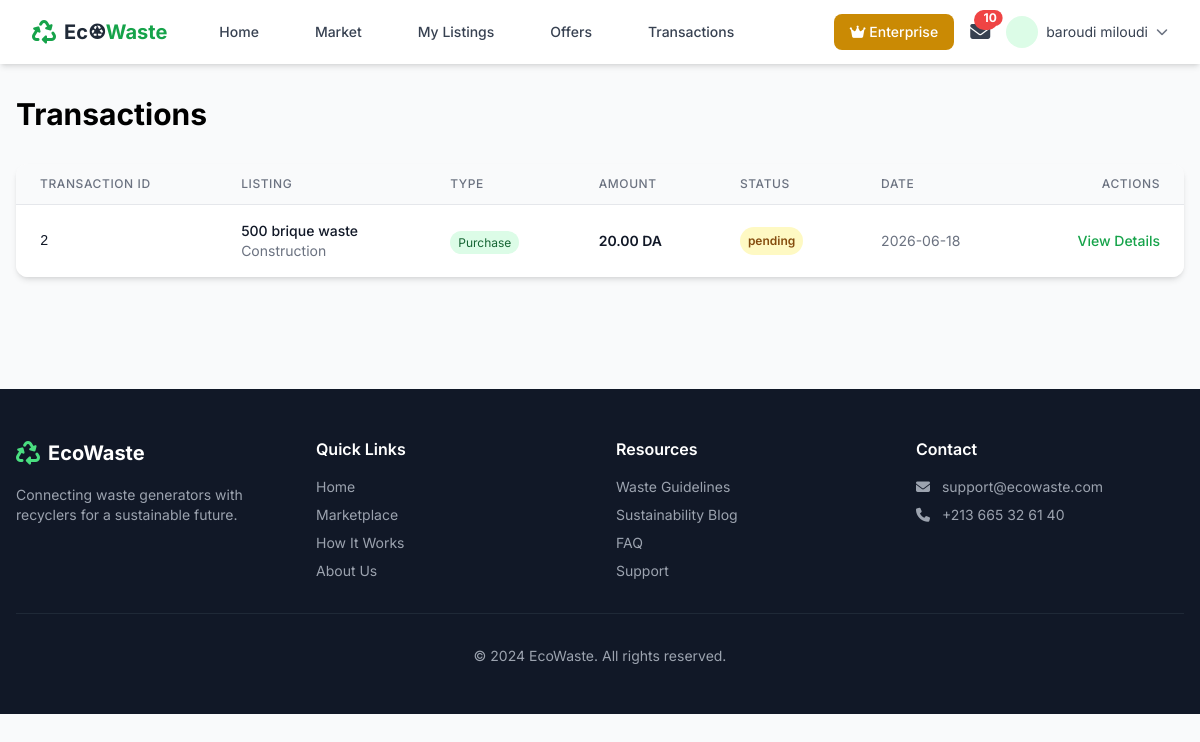
The app's page /transactions/ (signed in), older data.
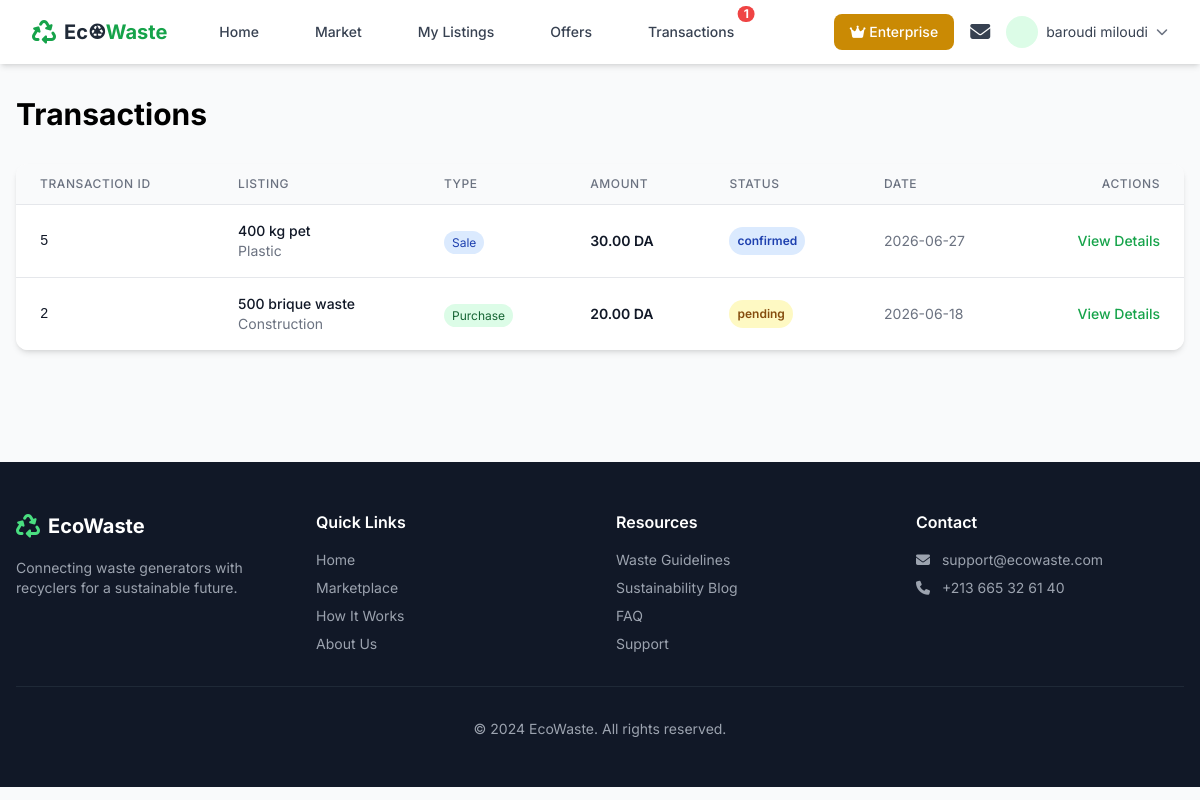
The same page, newer data.
### app/transactions/models.py (models this page shows, shortened)
class Transaction(db.Model):
    id=db.Column(db.Integer(),primary_key=True)
    offer_id = db.Column(db.Integer(),db.ForeignKey('offer.id'))
    item_id = db.Column(db.Integer(),db.ForeignKey('item.id'))
    buyer_company_id = db.Column(db.Integer(),db.ForeignKey('company.id'))
    seller_company_id = db.Column(db.Integer(),db.ForeignKey('company.id'))
    seller_manager_id = db.Column(db.Integer, db.ForeignKey('user.id'))
    buyer_manager_id = db.Column(db.Integer, db.ForeignKey('user.id'))
    price = db.Column(db.Numeric(10, 2), nullable=False)
    quantity = db.Column(db.Numeric(10, 2))
    unit = db.Column(db.String(20), default='kg')
    payment_status = db.Column(db.String(20), default='pending')  # pending, paid, refunded, failed
    dilivery_status = db.Column(db.String(length=30),nullable=False,default="pending")
    invoice_number = db.Column(db.String(100), unique=True)
    invoice_url = db.Column(db.String(255))
    pickup_scheduled_at = db.Column(db.DateTime)
    pickup_completed_at = db.Column(db.DateTime)
    pickup_notes = db.Column(db.Text)
    delivery_scheduled_at = db.Column(db.DateTime)
    delivery_completed_at = db.Column(db.DateTime)
    delivery_notes = db.Column(db.Text)
    status = db.Column(db.String(20), default='pending', index=True)  # payment_pending,pending, confirmed, in_transit, completed, cancelled, dispute
    total_amount=db.Column(db.Numeric(10, 2),nullable=False)
    commission_rate=db.Column(db.Numeric(10, 2),nullable=False,default='0.07')
    commission_amount=db.Column(db.Numeric(10, 2),nullable=False)
    seller_net_amount=db.Column(db.Numeric(10, 2),nullable=False)
    waste_manifest_number = db.Column(db.String(100))
    waste_manifest_url = db.Column(db.String(255))
    weight_certificate_url = db.Column(db.String(255))
    coa_url = db.Column(db.String(255))  # Certificate of Analysis
    confirmed_at = db.Column(db.DateTime)
    completed_at = db.Column(db.DateTime)
    cancelled_at = db.Column(db.DateTime)
    cancelled_reason = db.Column(db.Text)
    is_disputed = db.Column(db.Boolean, default=False)
    dispute_reason = db.Column(db.Text)
    dispute_raised_by = db.Column(db.Integer, db.ForeignKey('user.id'))
    dispute_raised_at = db.Column(db.DateTime)
    dispute_resolved_at = db.Column(db.DateTime)
    delivery_confirmed = db.Column(db.Boolean, default=False)
    delivery_confirmed_at = db.Column(db.DateTime)
    delivery_confirmed_by = db.Column(db.Integer, db.ForeignKey('user.id'))
    quality_accepted = db.Column(db.Boolean, default=False)
    quality_accepted_at = db.Column(db.DateTime)
    quality_notes = db.Column(db.Text)
    rejection_reason = db.Column(db.Text)
    payment_confirmed = db.Column(db.Boolean, default=False)
    payment_confirmed_at = db.Column(db.DateTime)
    payment_confirmed_by = db.Column(db.Integer, db.ForeignKey('user.id'))
    created_at = db.Column(db.DateTime(timezone=True), server_default=db.func.now())
    updated_at = db.Column(db.DateTime(timezone=True), default=db.func.now(), onupdate=db.func.now())
    review = db.relationship("Review", back_populates="owned_review",lazy=True)
    listing = db.relationship("Item", back_populates="transactions",lazy=True)
    buyer_company = db.relationship('Company', back_populates='buy_transactions',foreign_keys=[buyer_company_id],lazy=True)
    seller_company = db.relationship('Company', back_populates='sell_transactions',foreign_keys=[seller_company_id],lazy=True)
    seller_manager = db.relationship('User', foreign_keys=[seller_manager_id],
                                    back_populates='transactions_as_seller_manager')
    buyer_manager = db.relationship('User', foreign_keys=[buyer_manager_id],
                                    back_populates='transactions_as_buyer_manager')
    offer = db.relationship("Offer", back_populates="transaction")
    review = db.relationship('Review', back_populates='transaction')

### app/listings/models.py (models this page shows, shortened)
class Item(db.Model):
    id=db.Column(db.Integer(),primary_key=True)
    company_id= db.Column(db.Integer(),db.ForeignKey('company.id'))
    category_id= db.Column(db.Integer(),db.ForeignKey('category.id'))
    user_id=db.Column(db.Integer(),db.ForeignKey('user.id'))
    name=db.Column(db.String(length=30),nullable=False)
    description=db.Column(db.String(length=1024))
    unit= db.Column(db.String(length=30),nullable=False)
    quantity= db.Column(db.Numeric(10,2),nullable=False)
    available_quantity=db.Column(db.Numeric(10,2),default=0)  # Will be overridden by __init__
    sold_quantity = db.Column(db.Numeric(10, 2), default=0)     # From accepted offers
    price=db.Column(db.Numeric(10,2))
    price_negotiable = db.Column(db.Boolean, default=True)
    minimum_order = db.Column(db.Numeric(10, 2), default=0)
    views=db.Column(db.Integer(),default=0)
    pickup_address=db.Column(db.String(length=30))
    pickup_city=db.Column(db.String(length=30))
    pickup_country=db.Column(db.String(length=30))
    sell_type=db.Column(db.String(length=30))
    status=db.Column(db.String(length=30),default="draft") #active/closed/sold/published/pending
    expires_at= db.Column(db.DateTime())
    created_at = db.Column(db.DateTime(timezone=True), server_default=db.func.now())
    is_featured = db.Column(db.Boolean, default=False)  # Featured listing (paid extra)
    featured_expires_at = db.Column(db.DateTime)  # When featured expires
    boost_score = db.Column(db.Integer, default=0)  # For search ranking
    images=db.relationship('Image',backref='owned_item',lazy=True)
    owned_user = db.relationship("User", back_populates="items")
    owned_company = db.relationship("Company", back_populates="items")
    owned_category=db.relationship("Category",back_populates="items")
    offers = db.relationship('Offer', back_populates='item',lazy=True)
    transactions = db.relationship('Transaction', back_populates='listing',lazy=True)
    images = db.relationship('Image', back_populates='owned_image',lazy=True)
    qualities = db.relationship('Item_quality_values', back_populates='owned_item',lazy=True)
    reviews = db.relationship('Review', back_populates='item')
    def __init__(self, **kwargs):
        total = kwargs.get('quantity', 0)
        if 'available_quantity' not in kwargs:
            kwargs['available_quantity'] = total
        super().__init__(**kwargs)
        if not self.expires_at:
            days = current_app.config.get('LISTING_EXPIRY_DAYS', 30)
            self.expires_at = datetime.utcnow() + timedelta(days=days)

class Category(db.Model):
    id=db.Column(db.Integer(),primary_key=True)
    name=db.Column(db.String(length=30),nullable=False)
    Description=db.Column(db.String(length=300),nullable=False)
    default_image_url = db.Column(db.String(255))
    items=db.relationship("Item", back_populates="owned_category",lazy=True)
    qualities = db.relationship('Quality_attributes', back_populates='owned_quality',lazy=True)

### app/transactions/routes.py (the view)
@bp.route("/")
def index():
    NotificationService.mark_as_read_by_type(current_user.id,"transaction")
    transactions=Transaction.query.filter(or_(Transaction.seller_company_id==current_user.id ,Transaction.buyer_company_id==current_user.company_id)).order_by(desc(Transaction.created_at)).all()
    return render_template('transactions_index.html',transactions=transactions)

### app/auth/models.py (called while the page is built)
@login_manager.user_loader
def load_user(user_id):
    return User.query.get(int(user_id))

    @property
    def is_in_grace_period(self):
        if not self.subscription_grace_period_ends:
            return False
        return datetime.now() < self.subscription_grace_period_ends

    @property
    def unread_notification_count(self):
        from app.auth.models import Notification
        from datetime import datetime
        Notif = namedtuple('Notif', ['related_type', 'related_type_count'])
        result=Notification.query.with_entities(
                Notification.related_type,
                func.count(Notification.id).label("related_type_count")
                ).group_by(Notification.related_type).filter_by(is_read=False,user_id=current_user.id).all()
        result_object={}
        for res in result:
            result_object[res.related_type]=res.related_type_count
        return result_object

### app/context_processors.py (called while the page is built)
def inject_notification_service():
    from app.services.notification_service import NotificationService
    return {'NotificationService': NotificationService}

### app/transactions/templates/transactions_index.html (shortened to what this page needs)
{% extends "base.html" %}
{% block content %}
<div class="max-w-7xl mx-auto px-4 py-8">
    <h1 class="text-3xl font-bold mb-8">Transactions</h1>
    <div class="bg-white rounded-xl shadow-md overflow-hidden">
        <table class="min-w-full divide-y divide-gray-200">
            <thead class="bg-gray-50">
                <tr>
                    <th class="px-6 py-3 text-left text-xs font-medium text-gray-500 uppercase tracking-wider">Transaction ID</th>
                    <th class="px-6 py-3 text-left text-xs font-medium text-gray-500 uppercase tracking-wider">Listing</th>
                    <th class="px-6 py-3 text-left text-xs font-medium text-gray-500 uppercase tracking-wider">Type</th>
                    <th class="px-6 py-3 text-left text-xs font-medium text-gray-500 uppercase tracking-wider">Amount</th>
                    <th class="px-6 py-3 text-left text-xs font-medium text-gray-500 uppercase tracking-wider">Status</th>
                    <th class="px-6 py-3 text-left text-xs font-medium text-gray-500 uppercase tracking-wider">Date</th>
                    <th class="px-6 py-3 text-right text-xs font-medium text-gray-500 uppercase tracking-wider">Actions</th>
                </tr>
            </thead>
            <tbody class="bg-white divide-y divide-gray-200">
                {% for transaction in transactions %}
                <tr class="hover:bg-gray-50">
                    <td class="px-6 py-4 text-sm font-mono text-gray-900">{{ transaction.id }}</td>
                    <td class="px-6 py-4">
                        <div>
                            <div class="text-sm font-medium text-gray-900">{{ transaction.listing.name }}</div>
                            <div class="text-sm text-gray-500">{{ transaction.listing.owned_category.name }}</div>
                        </div>
                    </td>
                    <td class="px-6 py-4">
                        {% if transaction.seller_company_id == current_user.company_id %}
                        <span class="px-2 py-1 text-xs rounded-full bg-blue-100 text-blue-800">Sale</span>
                        {% else %}
                        <span class="px-2 py-1 text-xs rounded-full bg-green-100 text-green-800">Purchase</span>
                        {% endif %}
                    </td>
                    <td class="px-6 py-4 text-sm font-semibold text-gray-900">{{ "%.2f"|format(transaction.price) }} DA</td>
                    <td class="px-6 py-4">
                        <span class="px-2 py-1 inline-flex text-xs leading-5 font-semibold rounded-full
                            {% if transaction.status == 'completed' %}bg-green-100 text-green-800
                            {% elif transaction.status == 'pending' %}bg-yellow-100 text-yellow-800
                            {% elif transaction.status == 'confirmed' %}bg-blue-100 text-blue-800
                            {% else %}bg-red-100 text-red-800{% endif %}">
                            {{ transaction.status }}
                        </span>
                    </td>
                    <td class="px-6 py-4 text-sm text-gray-500">{{ transaction.created_at.strftime('%Y-%m-%d') }}</td>
                    <td class="px-6 py-4 text-right text-sm font-medium">
                        <a  href="{{url_for('transactions.detail',transaction_id=transaction.id)}}" class="text-green-600 hover:text-green-900">View Details</a>
                    </td>
                </tr>
                {% endfor %}
            </tbody>
        </table>
    </div>
</div>
{% endblock %}

### app/templates/base.html (shortened to what the changed rows need)
<!DOCTYPE html>
<html lang="en">
<head>
    <script src="https://cdn.tailwindcss.com"></script>
    <link rel="stylesheet" href="https://cdnjs.cloudflare.com/ajax/libs/font-awesome/6.4.0/css/all.min.css">
</head>
<body class="bg-gray-50">
    <nav class="bg-white shadow-md sticky top-0 z-50">
        <div class="max-w-7xl mx-auto px-4 sm:px-6 lg:px-8">
            <div class="flex justify-between h-16">
                <div class="flex items-center">
                    <div class="hidden md:flex ml-10 space-x-8">
                        {% if current_user.is_authenticated %}
                         {%set notif=current_user.unread_notification_count%}
                        <a href="{{ url_for('transactions.index') }}" class="relative inline-block text-gray-700 hover:text-green-600 px-3 py-2 text-sm font-medium">
                            Transactions {% if notif.transaction %}
                            <span class="absolute top-0 right-0 inline-flex items-center justify-center px-1.5 py-0.5 text-xs font-bold leading-none text-white transform translate-x-1/2 -translate-y-1/2 bg-red-500 rounded-full">
                                {{notif.transaction}}
                            </span>
                            {% endif %}
                        </a>
                        {% endif %}
                    </div>
                </div>
                <div class="flex items-center space-x-4">
                    {% if current_user.is_authenticated %}
                    <div class="relative inline-block">
                        <a href="{{ url_for('messages.index') }}" class="text-gray-700 hover:text-green-600">
                            <i class="fas fa-envelope text-xl"></i>
                            <span id="messageBadge" class="absolute -top-2 -right-2 bg-red-500 text-white text-xs rounded-full px-1.5 py-0.5 hidden">0</span>
                        </a>
                        {% if notif.conversation %}
                        <span class="absolute top-0 right-0 inline-flex items-center justify-center px-1.5 py-0.5 text-xs font-bold leading-none text-white transform translate-x-1/2 -translate-y-1/2 bg-red-500 rounded-full">
                            {{notif.conversation}}
                        </span>
                        {% endif %}
                    </div>
                    {% endif %}
                </div>
            </div>
        </div>
    </nav>
    <main>
        {% block content %}{% endblock %}
    </main>
</body>
</html>

Row changes from the older to the newer data that the page shows:
added Transaction: shows "Sale", price "30.00"
Text that changed along with them:
{{ notif.transaction }}: (not shown) → "1"
{{ notif.conversation }}: "10" → (not shown)
